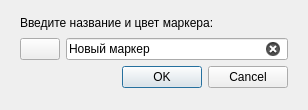
<?xml version="1.0" encoding="UTF-8"?>
<ui version="4.0">
 <class>qmlMarkerDialog</class>
 <widget class="QDialog" name="qmlMarkerDialog">
  <property name="windowModality">
   <enum>Qt::WindowModal</enum>
  </property>
  <property name="geometry">
   <rect>
    <x>0</x>
    <y>0</y>
    <width>308</width>
    <height>110</height>
   </rect>
  </property>
  <property name="windowTitle">
   <string>Добавить маркер</string>
  </property>
  <property name="windowIcon">
   <iconset resource="img.qrc">
    <normaloff>:/img/add_marker.png</normaloff>:/img/add_marker.png</iconset>
  </property>
  <property name="modal">
   <bool>true</bool>
  </property>
  <layout class="QGridLayout" name="gridLayout">
   <property name="leftMargin">
    <number>20</number>
   </property>
   <property name="topMargin">
    <number>14</number>
   </property>
   <property name="rightMargin">
    <number>20</number>
   </property>
   <property name="bottomMargin">
    <number>22</number>
   </property>
   <item row="1" column="0">
    <widget class="QPushButton" name="pushButton">
     <property name="font">
      <font>
       <family>MS Shell Dlg 2</family>
      </font>
     </property>
     <property name="text">
      <string/>
     </property>
     <property name="icon">
      <iconset resource="img.qrc">
       <normaloff>:/img/take_coords.png</normaloff>:/img/take_coords.png</iconset>
     </property>
    </widget>
   </item>
   <item row="2" column="1">
    <widget class="QDialogButtonBox" name="buttonBox">
     <property name="orientation">
      <enum>Qt::Horizontal</enum>
     </property>
     <property name="standardButtons">
      <set>QDialogButtonBox::Cancel|QDialogButtonBox::Ok</set>
     </property>
    </widget>
   </item>
   <item row="0" column="0" colspan="2">
    <widget class="QLabel" name="label">
     <property name="text">
      <string>Введите название и цвет маркера:</string>
     </property>
    </widget>
   </item>
   <item row="1" column="1">
    <widget class="QLineEdit" name="markerNameEditor">
     <property name="text">
      <string>Новый маркер</string>
     </property>
     <property name="maxLength">
      <number>26</number>
     </property>
     <property name="clearButtonEnabled">
      <bool>true</bool>
     </property>
    </widget>
   </item>
  </layout>
 </widget>
 <resources>
  <include location="img.qrc"/>
 </resources>
 <connections>
  <connection>
   <sender>buttonBox</sender>
   <signal>accepted()</signal>
   <receiver>qmlMarkerDialog</receiver>
   <slot>accept()</slot>
   <hints>
    <hint type="sourcelabel">
     <x>248</x>
     <y>254</y>
    </hint>
    <hint type="destinationlabel">
     <x>157</x>
     <y>274</y>
    </hint>
   </hints>
  </connection>
  <connection>
   <sender>buttonBox</sender>
   <signal>rejected()</signal>
   <receiver>qmlMarkerDialog</receiver>
   <slot>reject()</slot>
   <hints>
    <hint type="sourcelabel">
     <x>316</x>
     <y>260</y>
    </hint>
    <hint type="destinationlabel">
     <x>286</x>
     <y>274</y>
    </hint>
   </hints>
  </connection>
 </connections>
</ui>
